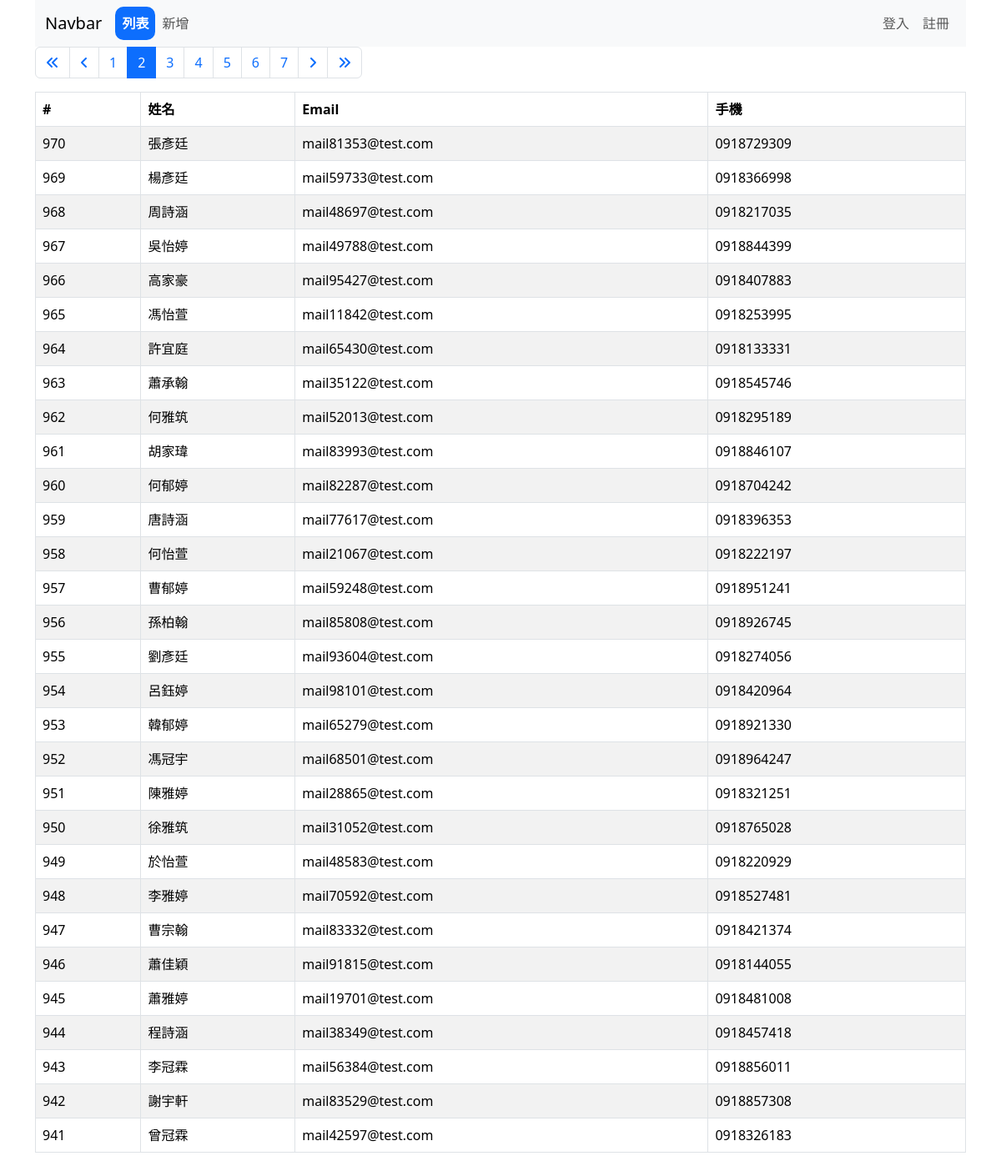
Screenshot of /address-book/list.php?page=2 with the database file from the repository.
### tables this page shows
CREATE TABLE `address_book` (
  `sid` int(11) NOT NULL,
  `name` varchar(255) NOT NULL,
  `email` varchar(255) NOT NULL,
  `mobile` varchar(255) NOT NULL,
  `birthday` date NOT NULL,
  `address` varchar(255) NOT NULL,
  `created_at` datetime NOT NULL
);

### address-book/list-no-admin.php (the view, shortened to what this page needs)
<?php
require __DIR__ . '/parts/pdo-connect.php';
$page = isset($_GET['page']) ? intval($_GET['page']) : 1;
$perPage = 30;
$t_sql = "SELECT COUNT(1) FROM address_book";
$t_stmt = $pdo->query($t_sql);
$totalRows = $t_stmt->fetch(PDO::FETCH_NUM)[0];
$totalPages = ceil($totalRows / $perPage);
$sql = sprintf("SELECT * FROM address_book ORDER BY sid DESC LIMIT %s, %s", ($page - 1) * $perPage, $perPage);
$rows = $pdo->query($sql)->fetchAll();
?>
<?php include __DIR__ . '/parts/html-head.php' ?>
<?php include __DIR__ . '/parts/navbar.php' ?>
<div class="container">
    <div class="row">
        <div class="col">
            <nav aria-label="Page navigation example">
                <ul class="pagination">
                    <li class="page-item" href="?page=<?= $page == 1 ? 'disabled' : '' ?>">
                        <a class="page-link" href="?page=1">
                            <i class="fa-solid fa-angles-left"></i>
                        </a>
                    </li>
                    <li class="page-item" href="?page=<?= $page == 1 ? 'disabled' : '' ?>">
                        <a class="page-link" href="?page=<?= $page - 1 ?>">
                            <i class="fa-solid fa-angle-left"></i>
                        </a>
                    </li>
                    <?php for ($i = $page - 5; $i <= $page + 5; $i++): ?>
                        <?php if ($i >= 1 and $i <= $totalPages): ?>
                            <li class="page-item <?= $i == $page ? 'active' : '' ?>">
                                <a class="page-link" href="?page=<?= $i ?>">
                                    <?= $i ?>
                                </a>
                            </li>
                        <?php endif ?>
                    <?php endfor ?>
                    <li class="page-item" href="?page=<?= $page == $totalPages ? 'disabled' : '' ?>">
                        <a class="page-link" href="?page=<?= $page + 1 ?>">
                            <i class="fa-solid fa-angle-right"></i>
                        </a>
                    </li>
                    <li class="page-item" href="?page=<?= $page == $totalPages ? 'disabled' : '' ?>">
                        <a class="page-link" href="?page=<?= $totalPages ?>">
                            <i class="fa-solid fa-angles-right"></i>
                        </a>
                    </li>
                </ul>
            </nav>
        </div>
    </div>
    <div class="row">
        <div class="col">
            <table class="table table-bordered table-striped">
                <thead>
                    <tr>
                        <th>#</th>
                        <th>姓名</th>
                        <th>Email</th>
                        <th>手機</th>
                    </tr>
                </thead>
                <tbody>
                    <?php foreach ($rows as $r ): ?>
                        <tr>
                            <td>
                                <?= $r['sid'] ?>
                            </td>
                            <td>
                                <?= $r['name'] ?>
                            </td>
                            <td>
                                <?= $r['email'] ?>
                            </td>
                            <td>
                                <?= $r['mobile'] ?>
                            </td>
                        </tr>
                    <?php endforeach ?>
                </tbody>
            </table>
        </div>
    </div>
</div>
<?php include __DIR__ . '/parts/html-foot.php' ?>

### rows the page displays
address_book: sid "970", name "張彥廷", email "mail81353@test.com", mobile "0918729309"
address_book: sid "969", name "楊彥廷", email "mail59733@test.com", mobile "0918366998"
address_book: sid "968", name "周詩涵", email "mail48697@test.com", mobile "0918217035"
address_book: sid "967", name "吳怡婷", email "mail49788@test.com", mobile "0918844399"
address_book: sid "966", name "高家豪", email "mail95427@test.com", mobile "0918407883"
address_book: sid "965", name "馮怡萱", email "mail11842@test.com", mobile "0918253995"
address_book: sid "964", name "許宜庭", email "mail65430@test.com", mobile "0918133331"
address_book: sid "963", name "蕭承翰", email "mail35122@test.com", mobile "0918545746"
address_book: sid "962", name "何雅筑", email "mail52013@test.com", mobile "0918295189"
address_book: sid "961", name "胡家瑋", email "mail83993@test.com", mobile "0918846107"
address_book: sid "960", name "何郁婷", email "mail82287@test.com", mobile "0918704242"
address_book: sid "959", name "唐詩涵", email "mail77617@test.com", mobile "0918396353"
address_book: sid "958", name "何怡萱", email "mail21067@test.com", mobile "0918222197"
address_book: sid "957", name "曹郁婷", email "mail59248@test.com", mobile "0918951241"
address_book: sid "956", name "孫柏翰", email "mail85808@test.com", mobile "0918926745"
address_book: sid "955", name "劉彥廷", email "mail93604@test.com", mobile "0918274056"
address_book: sid "954", name "呂鈺婷", email "mail98101@test.com", mobile "0918420964"
address_book: sid "953", name "韓郁婷", email "mail65279@test.com", mobile "0918921330"
address_book: sid "952", name "馮冠宇", email "mail68501@test.com", mobile "0918964247"
address_book: sid "951", name "陳雅婷", email "mail28865@test.com", mobile "0918321251"
address_book: sid "950", name "徐雅筑", email "mail31052@test.com", mobile "0918765028"
address_book: sid "949", name "於怡萱", email "mail48583@test.com", mobile "0918220929"
address_book: sid "948", name "李雅婷", email "mail70592@test.com", mobile "0918527481"
address_book: sid "947", name "曹宗翰", email "mail83332@test.com", mobile "0918421374"
address_book: sid "946", name "蕭佳穎", email "mail91815@test.com", mobile "0918144055"
address_book: sid "945", name "蕭雅婷", email "mail19701@test.com", mobile "0918481008"
address_book: sid "944", name "程詩涵", email "mail38349@test.com", mobile "0918457418"
address_book: sid "943", name "李冠霖", email "mail56384@test.com", mobile "0918856011"
address_book: sid "942", name "謝宇軒", email "mail83529@test.com", mobile "0918857308"
address_book: sid "941", name "曾冠霖", email "mail42597@test.com", mobile "0918326183"
